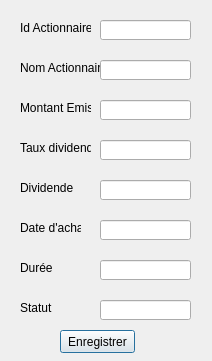
<?xml version="1.0" encoding="UTF-8"?>
<ui version="4.0">
 <class>AfficheActionnaire</class>
 <widget class="QDialog" name="AfficheActionnaire">
  <property name="geometry">
   <rect>
    <x>0</x>
    <y>0</y>
    <width>212</width>
    <height>361</height>
   </rect>
  </property>
  <property name="windowTitle">
   <string>Dialog</string>
  </property>
  <property name="windowIcon">
   <iconset resource="rssources.qrc">
    <normaloff>:/images/logo_erp.png</normaloff>:/images/logo_erp.png</iconset>
  </property>
  <widget class="QLabel" name="TextIdAc">
   <property name="geometry">
    <rect>
     <x>20</x>
     <y>20</y>
     <width>71</width>
     <height>16</height>
    </rect>
   </property>
   <property name="text">
    <string>Id Actionnaire</string>
   </property>
  </widget>
  <widget class="QLineEdit" name="ValIdActionnaire">
   <property name="geometry">
    <rect>
     <x>100</x>
     <y>20</y>
     <width>91</width>
     <height>20</height>
    </rect>
   </property>
  </widget>
  <widget class="QLabel" name="TextNomAc">
   <property name="geometry">
    <rect>
     <x>20</x>
     <y>60</y>
     <width>81</width>
     <height>16</height>
    </rect>
   </property>
   <property name="text">
    <string>Nom Actionnaire</string>
   </property>
  </widget>
  <widget class="QLineEdit" name="ValNomActionnaire">
   <property name="geometry">
    <rect>
     <x>100</x>
     <y>60</y>
     <width>91</width>
     <height>20</height>
    </rect>
   </property>
  </widget>
  <widget class="QLabel" name="TextMntAc">
   <property name="geometry">
    <rect>
     <x>20</x>
     <y>100</y>
     <width>71</width>
     <height>16</height>
    </rect>
   </property>
   <property name="text">
    <string>Montant Emis</string>
   </property>
  </widget>
  <widget class="QLineEdit" name="ValMntActionnaire">
   <property name="geometry">
    <rect>
     <x>100</x>
     <y>100</y>
     <width>91</width>
     <height>20</height>
    </rect>
   </property>
  </widget>
  <widget class="QLabel" name="TextTDAc">
   <property name="geometry">
    <rect>
     <x>20</x>
     <y>140</y>
     <width>71</width>
     <height>16</height>
    </rect>
   </property>
   <property name="text">
    <string>Taux dividende</string>
   </property>
  </widget>
  <widget class="QLineEdit" name="ValTDActionnaire">
   <property name="geometry">
    <rect>
     <x>100</x>
     <y>140</y>
     <width>91</width>
     <height>20</height>
    </rect>
   </property>
  </widget>
  <widget class="QLabel" name="TextDAc">
   <property name="geometry">
    <rect>
     <x>20</x>
     <y>180</y>
     <width>61</width>
     <height>16</height>
    </rect>
   </property>
   <property name="text">
    <string>Dividende</string>
   </property>
  </widget>
  <widget class="QLineEdit" name="ValDActionnaire">
   <property name="geometry">
    <rect>
     <x>100</x>
     <y>180</y>
     <width>91</width>
     <height>20</height>
    </rect>
   </property>
  </widget>
  <widget class="QLabel" name="TextDAAc">
   <property name="geometry">
    <rect>
     <x>20</x>
     <y>220</y>
     <width>61</width>
     <height>16</height>
    </rect>
   </property>
   <property name="text">
    <string>Date d'achat</string>
   </property>
  </widget>
  <widget class="QLineEdit" name="ValDAActionnaire">
   <property name="geometry">
    <rect>
     <x>100</x>
     <y>220</y>
     <width>91</width>
     <height>20</height>
    </rect>
   </property>
  </widget>
  <widget class="QLineEdit" name="ValStatutActionnaire">
   <property name="geometry">
    <rect>
     <x>100</x>
     <y>300</y>
     <width>91</width>
     <height>20</height>
    </rect>
   </property>
  </widget>
  <widget class="QLabel" name="TextStatutAc">
   <property name="geometry">
    <rect>
     <x>20</x>
     <y>300</y>
     <width>61</width>
     <height>16</height>
    </rect>
   </property>
   <property name="text">
    <string>Statut</string>
   </property>
  </widget>
  <widget class="QPushButton" name="EnregistrerActionnaire">
   <property name="geometry">
    <rect>
     <x>60</x>
     <y>330</y>
     <width>75</width>
     <height>23</height>
    </rect>
   </property>
   <property name="text">
    <string>Enregistrer</string>
   </property>
  </widget>
  <widget class="QLabel" name="TextDureeAc">
   <property name="geometry">
    <rect>
     <x>20</x>
     <y>260</y>
     <width>61</width>
     <height>16</height>
    </rect>
   </property>
   <property name="text">
    <string>Durée</string>
   </property>
  </widget>
  <widget class="QLineEdit" name="ValDureeActionnaire">
   <property name="geometry">
    <rect>
     <x>100</x>
     <y>260</y>
     <width>91</width>
     <height>20</height>
    </rect>
   </property>
  </widget>
 </widget>
 <resources>
  <include location="rssources.qrc"/>
 </resources>
 <connections/>
</ui>
